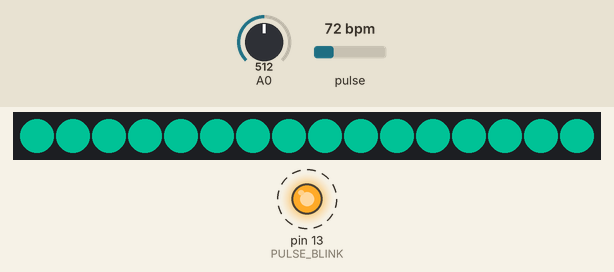
Recording of a sketch running on a simulated Arduino Uno, built with avr-gcc and run on an emulated ATmega328P. Parts: 16 RGB LEDs in strip order, left to right, output pins drawn as LEDs (lit = HIGH). Dashed ring = blinking. The inputs (shaded band) are chosen by the test bench; at power-on: pulse 72 bpm, A0 = 512. Dim RGB values are drawn brighter than linear; random numbers use the default seed unless the sketch sets one.

Above: at 1.7 s.
1.8 s: pulse set to 158 bpm
At 2.48 s:
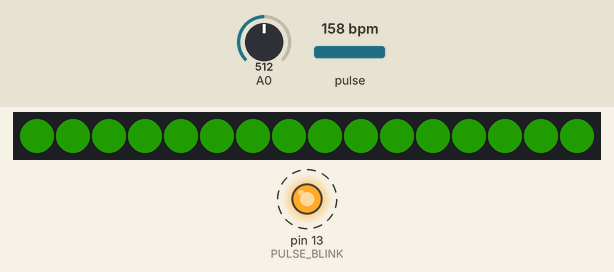
4.7 s: pulse set to 42 bpm
At 7.6 s:
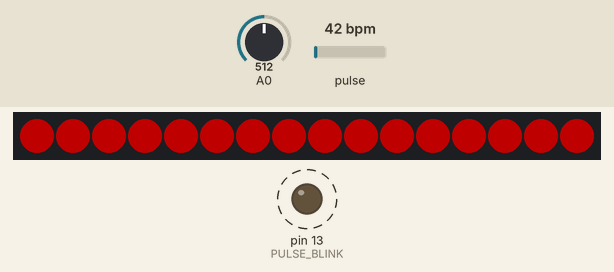
7.7 s: pulse set to 70 bpm
At 9.9 s:
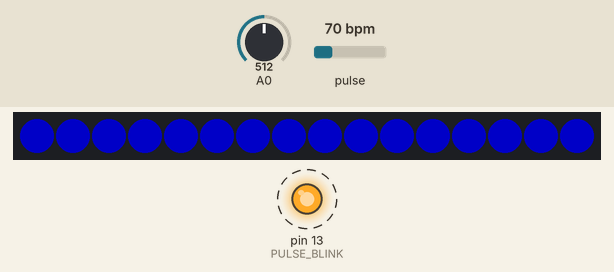
10.7 s: pulse set to 158 bpm
At 14.11 s:
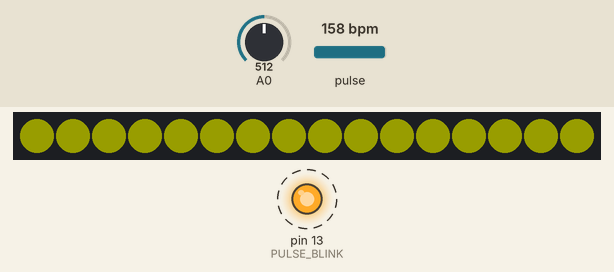
16.3 s: pulse set to 100 bpm
At 17.42 s:
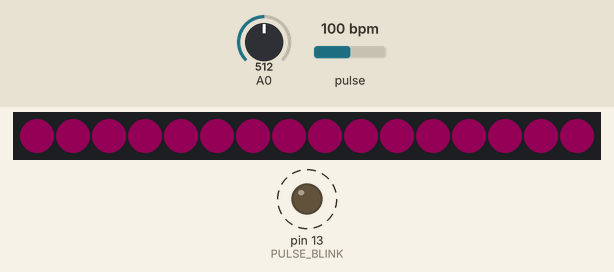
Timing chart, 0 to 47.0 s (numbered marks = the images above; inputs shaded):
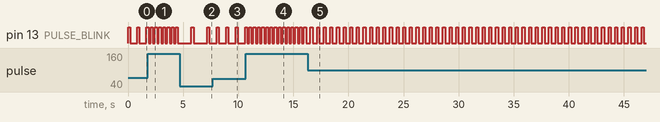

Measured:
- by itself, pin 13 (PULSE_BLINK): alternates HIGH for 0.20 s and LOW for 0.40 s

The sketch:

BM2k18_heartbot_rev2fade.ino
```cpp
// NeoPixelFunFadeInOut
// This example will randomly pick a color and fade all pixels to that color, then
// it will fade them to black and restart over
//
// This example demonstrates the use of a single animation channel to animate all
// the pixels at once.
//
#include <NeoPixelBus.h>
#include <NeoPixelAnimator.h>

#define USE_ARDUINO_INTERRUPTS true
#include <PulseSensorPlayground.h>

#define FADE_TYPE 0

const int OUTPUT_TYPE = SERIAL_PLOTTER;

const int PULSE_INPUT = A2;
const int PULSE_BLINK = 13;    // Pin 13 is the on-board LED for lilypad
//const int PULSE_FADE = 5;
const int THRESHOLD = 550;   // Adjust this number to avoid noise when idle

PulseSensorPlayground pulseSensor;

const uint16_t PixelCount = 16; // make sure to set this to the number of pixels in your strip
const uint8_t PixelPin = A4;  // make sure to set this to the correct pin, ignored for Esp8266
const uint8_t AnimationChannels = 1; // we only need one as all the pixels are animated at once

NeoPixelBus<NeoGrbFeature, Neo400KbpsMethod> strip(PixelCount, PixelPin);
// For Esp8266, the Pin is omitted and it uses GPIO3 due to DMA hardware use.
// There are other Esp8266 alternative methods that provide more pin options, but also have
// other side effects.
//NeoPixelBus<NeoGrbFeature, Neo800KbpsMethod> strip(PixelCount);
//
// NeoEsp8266Uart800KbpsMethod uses GPI02 instead

NeoGamma<NeoGammaTableMethod> colorGamma; // for any fade animations, best to correct gamma

NeoPixelAnimator animations(AnimationChannels); // NeoPixel animation management object

uint16_t effectState = 0;  // general purpose variable used to store effect state


// what is stored for state is specific to the need, in this case, the colors.
// basically what ever you need inside the animation update function
struct MyAnimationState
{
    RgbColor StartingColor;
    RgbColor EndingColor;
    AnimEaseFunction Easeing; // the acceleration curve it will use
};

// one entry per pixel to match the animation timing manager
MyAnimationState animationState[AnimationChannels];

int myBPM = 60;

void SetRandomSeed()
{
    uint32_t seed;

    // random works best with a seed that can use 31 bits
    // analogRead on a unconnected pin tends toward less than four bits
    seed = analogRead(0);
    delay(1);

    for (int shifts = 3; shifts < 31; shifts += 3)
    {
        seed ^= analogRead(0) << shifts;
        delay(1);
    }

    randomSeed(seed);
}

// simple blend function
void BlendAnimUpdate(const AnimationParam& param)
{
    float progress = animationState[param.index].Easeing(param.progress);
    // this gets called for each animation on every time step
    // progress will start at 0.0 and end at 1.0
    // we use the blend function on the RgbColor to mix
    // color based on the progress given to us in the animation
    RgbColor updatedColor = RgbColor::LinearBlend(
        animationState[param.index].StartingColor,
        animationState[param.index].EndingColor,
        progress);

    // apply the color to the strip
    for (uint16_t pixel = 0; pixel < PixelCount; pixel++)
    {
        //strip.SetPixelColor(pixel, updatedColor);
        strip.SetPixelColor(pixel, updatedColor);
        //strip.SetPixelColor(pixel, colorGamma.Correct(updatedColor));
    }
}

void FadeInFadeOutRinseRepeat(float luminance)
{
    if (effectState == 0)
    {
        // Fade upto a random color
        // we use HslColor object as it allows us to easily pick a hue
        // with the same saturation and luminance so the colors picked
        // will have similiar overall brightness
        RgbColor target = HslColor(random(360) / 360.0f, 1.0f, luminance);
        uint16_t time = 1000*myBPM/60;//random(800, 2000);

        animationState[0].StartingColor = strip.GetPixelColor(0);
        animationState[0].EndingColor = target;

        animations.StartAnimation(0, time, BlendAnimUpdate);
    }
    else if (effectState == 1)
    {
        // fade to black
        uint16_t time = random(60, 70);

        animationState[0].StartingColor = strip.GetPixelColor(0);
        animationState[0].EndingColor = RgbColor(0);

        animations.StartAnimation(0, time, BlendAnimUpdate);
    }

    // toggle to the next effect state
    effectState = (effectState + 1) % 2;
}

void setup()
{
    Serial.begin(115200);
    strip.Begin();
    strip.Show();

    SetRandomSeed();

    // Configure the PulseSensor manager.
    pulseSensor.analogInput(PULSE_INPUT);
    pulseSensor.blinkOnPulse(PULSE_BLINK);

    pulseSensor.setSerial(Serial);
    pulseSensor.setOutputType(OUTPUT_TYPE);
    pulseSensor.setThreshold(THRESHOLD);

    //FadeInFadeOutRinseRepeat(0.2f); // 0.0 = black, 0.25 is normal, 0.5 is bright

    // Now that everything is ready, start reading the PulseSensor signal.
    if (!pulseSensor.begin()) {
      /*
         PulseSensor initialization failed,
         likely because our particular Arduino platform interrupts
         aren't supported yet.

         If your Sketch hangs here, try changing USE_ARDUINO_INTERRUPTS to false.
         which doesn't use interrupts.
      */
      for(;;) {
        // Flash the led to show things didn't work.
        digitalWrite(PULSE_BLINK, LOW);
        delay(50);
        digitalWrite(PULSE_BLINK, HIGH);
        delay(50);
      }
    }
}


void loop()
{
    myBPM = pulseSensor.getBeatsPerMinute();

    if (pulseSensor.sawStartOfBeat())
    {
      animations.StopAnimation(0);
      pulseSensor.outputBeat();

      //strip.ClearTo(RgbColor(0));
      for(int i = 0; i < AnimationChannels; i++)
      {
        //animations.RestartAnimation(i);
        RgbColor target = HslColor(random(360) / 360.0f, 1.0f, 0.2);

        if(FADE_TYPE == 1)
        {
          animationState[0].StartingColor = strip.GetPixelColor(0);
          animationState[0].EndingColor = target;
        }
        else if(FADE_TYPE == 0)
        {
          animationState[0].StartingColor = RgbColor(0);
          animationState[0].EndingColor = target;
        }
        uint16_t time = 17*myBPM;//random(800, 2000);

        AnimEaseFunction easing;

        easing = NeoEase::CubicOut;

        //cubic in starts slow and then accelerates (so seems less responsive)

        //ExponentialInOut, Gamma

        /*switch (random(3))
        {
        case 0:
            easing = NeoEase::CubicIn;
            break;
        case 1:
            easing = NeoEase::CubicOut;
            break;
        case 2:
            easing = NeoEase::QuadraticInOut;
            break;
        }*/
        animationState[0].Easeing = easing;

        animations.StartAnimation(0, time, BlendAnimUpdate);
      }

      //FadeInFadeOutRinseRepeat(0.2f);

      //Serial.println("♥  A HeartBeat Happened ! "); // If test is "true", print a message "a heartbeat happened".
      //Serial.print("BPM: ");                        // Print phrase "BPM: "
      //Serial.println(myBPM);
    }


    animations.UpdateAnimations();
    strip.Show();


}
```
